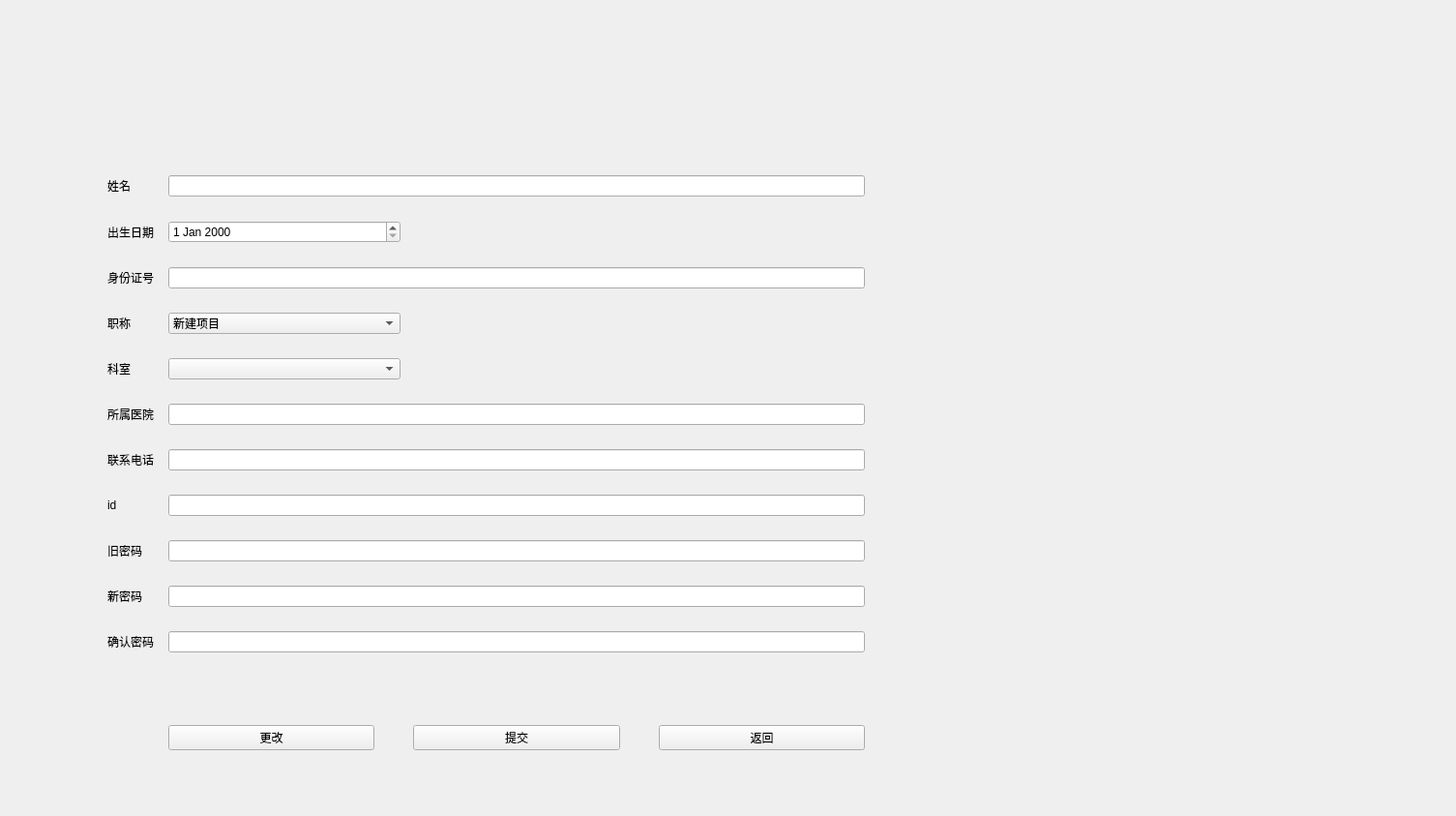
<?xml version="1.0" encoding="UTF-8"?>
<ui version="4.0">
 <class>DoctorEditPersonalInformation</class>
 <widget class="QWidget" name="DoctorEditPersonalInformation">
  <property name="geometry">
   <rect>
    <x>0</x>
    <y>0</y>
    <width>1505</width>
    <height>843</height>
   </rect>
  </property>
  <property name="windowTitle">
   <string>个人信息</string>
  </property>
  <property name="styleSheet">
   <string notr="true">#DoctorEditPersonalInformation{border-image: url(:/images/06.jpg);}</string>
  </property>
  <layout class="QGridLayout" name="gridLayout">
   <item row="0" column="0">
    <layout class="QFormLayout" name="formLayout">
     <property name="horizontalSpacing">
      <number>15</number>
     </property>
     <property name="verticalSpacing">
      <number>25</number>
     </property>
     <property name="leftMargin">
      <number>100</number>
     </property>
     <property name="topMargin">
      <number>170</number>
     </property>
     <property name="rightMargin">
      <number>600</number>
     </property>
     <property name="bottomMargin">
      <number>0</number>
     </property>
     <item row="0" column="0">
      <widget class="QLabel" name="label">
       <property name="text">
        <string>姓名</string>
       </property>
      </widget>
     </item>
     <item row="0" column="1">
      <widget class="QLineEdit" name="lineEdit"/>
     </item>
     <item row="1" column="0">
      <widget class="QLabel" name="label_2">
       <property name="text">
        <string>出生日期</string>
       </property>
      </widget>
     </item>
     <item row="1" column="1">
      <layout class="QHBoxLayout" name="horizontalLayout_9">
       <item>
        <widget class="QDateEdit" name="dateEdit"/>
       </item>
       <item>
        <widget class="QLabel" name="label_10">
         <property name="text">
          <string/>
         </property>
        </widget>
       </item>
       <item>
        <widget class="QLabel" name="label_11">
         <property name="text">
          <string/>
         </property>
        </widget>
       </item>
      </layout>
     </item>
     <item row="2" column="0">
      <widget class="QLabel" name="label_9">
       <property name="text">
        <string>身份证号</string>
       </property>
      </widget>
     </item>
     <item row="2" column="1">
      <widget class="QLineEdit" name="lineEdit_2"/>
     </item>
     <item row="3" column="0">
      <widget class="QLabel" name="label_3">
       <property name="text">
        <string>职称</string>
       </property>
      </widget>
     </item>
     <item row="3" column="1">
      <layout class="QHBoxLayout" name="horizontalLayout_10">
       <item>
        <widget class="QComboBox" name="comboBox">
         <item>
          <property name="text">
           <string>新建项目</string>
          </property>
         </item>
         <item>
          <property name="text">
           <string>新建项目</string>
          </property>
         </item>
         <item>
          <property name="text">
           <string>新建项目</string>
          </property>
         </item>
         <item>
          <property name="text">
           <string>新建项目</string>
          </property>
         </item>
         <item>
          <property name="text">
           <string>新建项目</string>
          </property>
         </item>
         <item>
          <property name="text">
           <string>新建项目</string>
          </property>
         </item>
         <item>
          <property name="text">
           <string>新建项目</string>
          </property>
         </item>
        </widget>
       </item>
       <item>
        <widget class="QLabel" name="label_13">
         <property name="text">
          <string/>
         </property>
        </widget>
       </item>
       <item>
        <widget class="QLabel" name="label_12">
         <property name="text">
          <string/>
         </property>
        </widget>
       </item>
      </layout>
     </item>
     <item row="4" column="0">
      <widget class="QLabel" name="label_4">
       <property name="text">
        <string>科室</string>
       </property>
      </widget>
     </item>
     <item row="5" column="0">
      <widget class="QLabel" name="label_6">
       <property name="text">
        <string>所属医院</string>
       </property>
      </widget>
     </item>
     <item row="5" column="1">
      <widget class="QLineEdit" name="lineEdit_6"/>
     </item>
     <item row="6" column="0">
      <widget class="QLabel" name="label_5">
       <property name="text">
        <string>联系电话</string>
       </property>
      </widget>
     </item>
     <item row="6" column="1">
      <widget class="QLineEdit" name="lineEdit_5"/>
     </item>
     <item row="7" column="0">
      <widget class="QLabel" name="label_14">
       <property name="text">
        <string>id</string>
       </property>
      </widget>
     </item>
     <item row="7" column="1">
      <widget class="QLineEdit" name="lineEdit_3"/>
     </item>
     <item row="8" column="0">
      <widget class="QLabel" name="label_7">
       <property name="text">
        <string>旧密码</string>
       </property>
      </widget>
     </item>
     <item row="8" column="1">
      <widget class="QLineEdit" name="lineEdit_7">
       <property name="echoMode">
        <enum>QLineEdit::Password</enum>
       </property>
      </widget>
     </item>
     <item row="9" column="0">
      <widget class="QLabel" name="label_8">
       <property name="text">
        <string>新密码</string>
       </property>
      </widget>
     </item>
     <item row="9" column="1">
      <widget class="QLineEdit" name="lineEdit_8">
       <property name="echoMode">
        <enum>QLineEdit::Password</enum>
       </property>
      </widget>
     </item>
     <item row="10" column="0">
      <widget class="QLabel" name="label_15">
       <property name="text">
        <string>确认密码</string>
       </property>
      </widget>
     </item>
     <item row="10" column="1">
      <widget class="QLineEdit" name="lineEdit_9">
       <property name="echoMode">
        <enum>QLineEdit::Password</enum>
       </property>
      </widget>
     </item>
     <item row="11" column="1">
      <layout class="QHBoxLayout" name="horizontalLayout">
       <property name="spacing">
        <number>40</number>
       </property>
       <property name="leftMargin">
        <number>0</number>
       </property>
       <property name="topMargin">
        <number>50</number>
       </property>
       <item>
        <widget class="QPushButton" name="pushButton">
         <property name="text">
          <string>更改</string>
         </property>
        </widget>
       </item>
       <item>
        <widget class="QPushButton" name="pushButton_2">
         <property name="text">
          <string>提交</string>
         </property>
        </widget>
       </item>
       <item>
        <widget class="QPushButton" name="pushButton_3">
         <property name="text">
          <string>返回</string>
         </property>
        </widget>
       </item>
      </layout>
     </item>
     <item row="4" column="1">
      <layout class="QHBoxLayout" name="horizontalLayout_2">
       <item>
        <widget class="QComboBox" name="comboBox_2"/>
       </item>
       <item>
        <widget class="QLabel" name="label_17">
         <property name="text">
          <string/>
         </property>
        </widget>
       </item>
       <item>
        <widget class="QLabel" name="label_16">
         <property name="text">
          <string/>
         </property>
        </widget>
       </item>
      </layout>
     </item>
    </layout>
   </item>
  </layout>
 </widget>
 <resources/>
 <connections/>
</ui>
